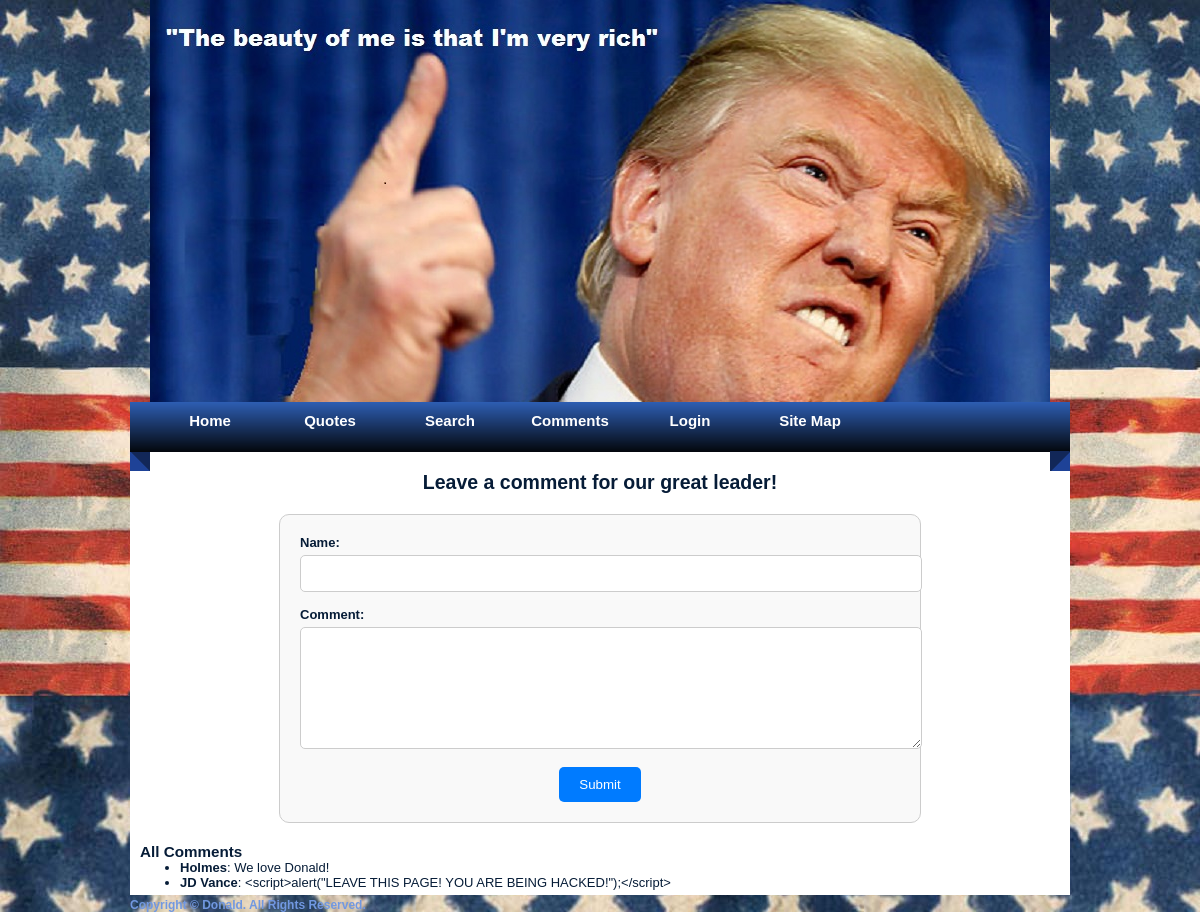
/comments, run on an earlier commit of the app's database.
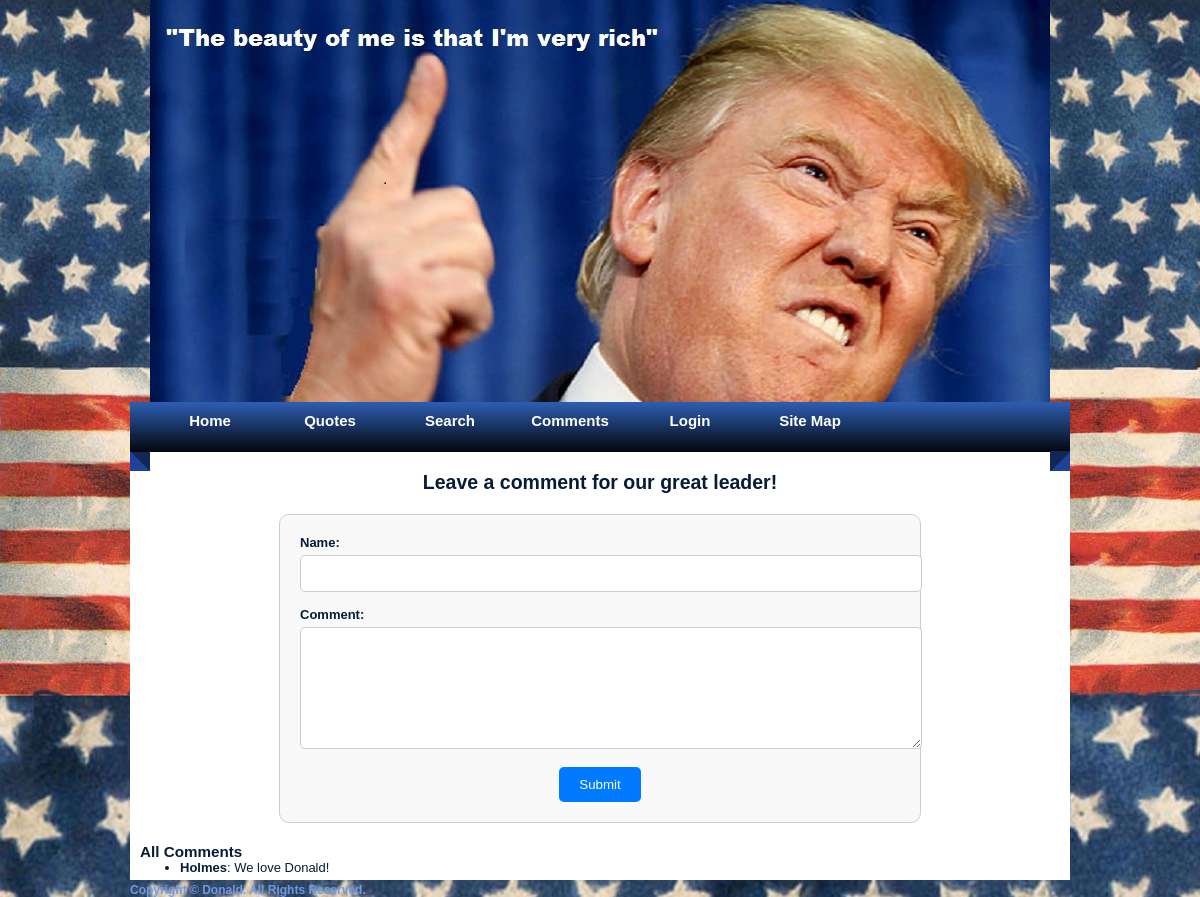
And on a later commit of the database.
### tables this page shows
CREATE TABLE comments (
    `id` INTEGER PRIMARY KEY AUTOINCREMENT,
    `username` TEXT NOT NULL,
	`text` TEXT NOT NULL
);

### app.py (the view, shortened to what this page needs)
@app.route('/comments', methods=['GET', 'POST'])
def comments():
    comments_query = text("SELECT username, text FROM comments")
    comments = db.session.execute(comments_query).fetchall()
    return render_template('comments.html', comments=comments)

### templates/comments.html (shortened to what this page needs)
{% extends "base.html" %}
{% block content %}
    <h2>Leave a comment for our great leader!</h2>
    <form method="POST" action="{{ url_for('comments') }}" style="max-width: 600px; margin: 20px auto; padding: 20px; border: 1px solid #ccc; border-radius: 10px; background-color: #f9f9f9;">
        <div style="margin-bottom: 15px;">
            <label for="username" style="display: block; font-weight: bold; margin-bottom: 5px;">Name:</label>
            <input type="text" id="username" name="username" required style="width: 100%; padding: 10px; border: 1px solid #ccc; border-radius: 5px;">
        </div>
        <div style="margin-bottom: 15px;">
            <label for="comment" style="display: block; font-weight: bold; margin-bottom: 5px;">Comment:</label>
            <textarea id="comment" name="comment" required style="width: 100%; padding: 10px; border: 1px solid #ccc; border-radius: 5px; height: 100px;"></textarea>
        </div>
        <div style="text-align: center;">
            <button type="submit" style="padding: 10px 20px; background-color: #007bff; color: white; border: none; border-radius: 5px; cursor: pointer;">Submit</button>
        </div>
    </form>
    <h3>All Comments</h3>
    <ul>
        {% for comment in comments %}
            <li><strong>{{ comment.username }}</strong>: {{ comment.text }}</li>
        {% endfor %}
    </ul>
{% endblock %}

What changed in the data, as far as the page shows it:
removed comments: username "JD Vance", text "<script>alert(\"LEAVE THIS PAGE! YOU ARE BEING HACKED!\");</script>"
